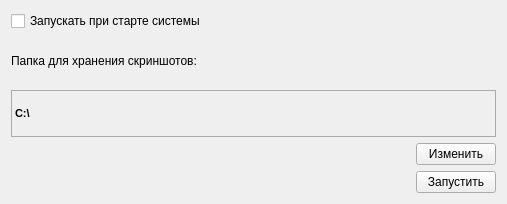
<?xml version="1.0" encoding="UTF-8"?>
<ui version="4.0">
 <class>MSc</class>
 <widget class="QMainWindow" name="MSc">
  <property name="geometry">
   <rect>
    <x>0</x>
    <y>0</y>
    <width>507</width>
    <height>204</height>
   </rect>
  </property>
  <property name="windowTitle">
   <string>Генератор скриншотов</string>
  </property>
  <property name="windowIcon">
   <iconset resource="msc.qrc">
    <normaloff>:/logo.png</normaloff>:/logo.png</iconset>
  </property>
  <widget class="QWidget" name="centralWidget">
   <layout class="QGridLayout" name="gridLayout">
    <item row="1" column="0">
     <widget class="QLabel" name="label">
      <property name="text">
       <string>Папка для хранения скриншотов:</string>
      </property>
     </widget>
    </item>
    <item row="3" column="1">
     <widget class="QPushButton" name="pushButton">
      <property name="text">
       <string>Изменить</string>
      </property>
     </widget>
    </item>
    <item row="2" column="0" colspan="2">
     <widget class="QLabel" name="screenPath">
      <property name="font">
       <font>
        <pointsize>8</pointsize>
        <weight>75</weight>
        <bold>true</bold>
       </font>
      </property>
      <property name="cursor">
       <cursorShape>IBeamCursor</cursorShape>
      </property>
      <property name="styleSheet">
       <string notr="true">border: 1px solid #aaaaaa;</string>
      </property>
      <property name="text">
       <string>C:\</string>
      </property>
     </widget>
    </item>
    <item row="3" column="0">
     <spacer name="horizontalSpacer">
      <property name="orientation">
       <enum>Qt::Horizontal</enum>
      </property>
      <property name="sizeHint" stdset="0">
       <size>
        <width>400</width>
        <height>20</height>
       </size>
      </property>
     </spacer>
    </item>
    <item row="0" column="0">
     <widget class="QCheckBox" name="checkBox">
      <property name="text">
       <string>Запускать при старте системы</string>
      </property>
     </widget>
    </item>
    <item row="4" column="1">
     <widget class="QPushButton" name="pushButton_2">
      <property name="text">
       <string>Запустить</string>
      </property>
     </widget>
    </item>
   </layout>
  </widget>
 </widget>
 <layoutdefault spacing="6" margin="11"/>
 <resources>
  <include location="msc.qrc"/>
 </resources>
 <connections/>
</ui>
